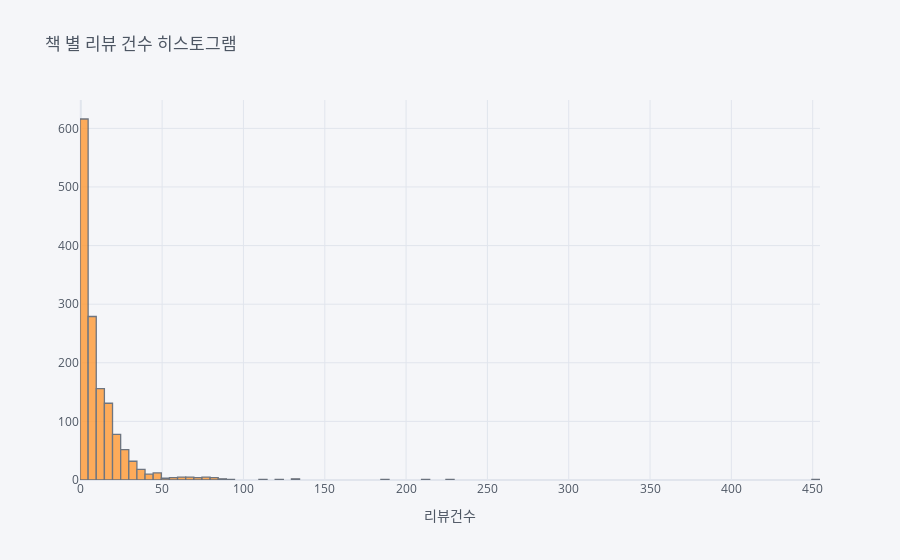

This figure's notebook cell:
### Code cell
review_grouped_by_book = rv1.groupby("BookCode")
review_grouped_by_book[["Title"]].count().sort_values("Title", ascending=False).iplot(kind="hist", title="책 별 리뷰 건수 히스토그램", xTitle="리뷰건수")

### Figure 1 — Plotly figure (JSON) as saved in the notebook; plotly's stock layout.template omitted (floating-point values rounded to 4 significant figures; data arrays with more than 128 entries replaced by an {"elided": "..."} marker saying what was removed)
{"data": [{"histfunc": "count", "histnorm": "", "marker": {"color": "rgba(255, 153, 51, 1.0)", "line": {"color": "#4D5663", "width": 1.3}}, "name": "Title", "opacity": 0.8, "orientation": "v", "type": "histogram", "x": {"elided": "1425 int values"}}], "layout": {"barmode": "overlay", "legend": {"bgcolor": "#F5F6F9", "font": {"color": "#4D5663"}}, "paper_bgcolor": "#F5F6F9", "plot_bgcolor": "#F5F6F9", "title": {"font": {"color": "#4D5663"}, "text": "책 별 리뷰 건수 히스토그램"}, "xaxis": {"gridcolor": "#E1E5ED", "showgrid": true, "tickfont": {"color": "#4D5663"}, "title": {"font": {"color": "#4D5663"}, "text": "리뷰건수"}, "zerolinecolor": "#E1E5ED"}, "yaxis": {"gridcolor": "#E1E5ED", "showgrid": true, "tickfont": {"color": "#4D5663"}, "title": {"font": {"color": "#4D5663"}, "text": ""}, "zerolinecolor": "#E1E5ED"}}}
